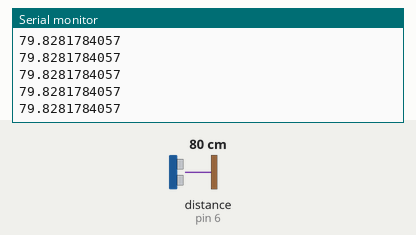
This sketch was run on a simulated Arduino Uno, built with avr-gcc and run on an emulated ATmega328P. On the bench: the last lines printed to the serial monitor. Wiring (inferred from the names in the program): ultrasonic range finder: trigger pin 7; echo pin 6. The test bench sets the inputs (shaded band); at power-on: distance to the obstacle (sensor on pin 6) 80 cm. The echo pulse lasts 58.3 µs per cm.

Above: at 1.2 s.
1.3 s: distance to the obstacle (sensor on pin 6) set to 2 cm
At 2.3 s:
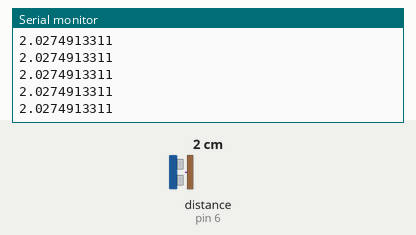
2.8 s: distance to the obstacle (sensor on pin 6) set to 4 cm
At 3.5 s:
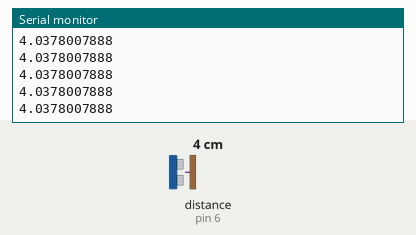
Timing chart, 0 to 5.8 s (numbered marks = the images above; inputs shaded):
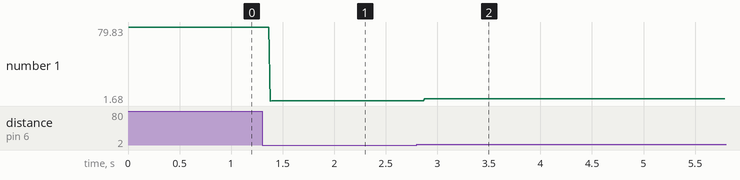

The sketch:

UltrasonicSensorTests.ino
```cpp
float duration, distance;

#define echoPin 6
#define trigPin 7


void setup() {
  // put your setup code here, to run once:

  Serial.begin(9600); // starts serial communication
  pinMode(trigPin, OUTPUT);
  pinMode(echoPin, INPUT);
}

void loop() {
  digitalWrite(trigPin, LOW); //clears the trigPin
  delayMicroseconds(2);
  digitalWrite(trigPin, HIGH); //sets the trigPin on HIGH state for 10 micro seconds
  delayMicroseconds(10);
  digitalWrite(trigPin, LOW); // reads the echoPin, returns the sound wave travel time in microseconds
  duration = pulseIn(echoPin, HIGH);
  distance = (duration/2.0) / 29.1;
  Serial.println(distance , DEC);

}
```

Measured:
- after the input at 1.3 s, the serial monitor: prints a new line after 0.08 s (image 1)
- after the input at 2.8 s, the serial monitor: prints a new line after 0.08 s (image 2)
- plotted number 1: 79.83 → 2.03 after the input at 1.3 s, 2.03 → 4.04 after the input at 2.8 s
